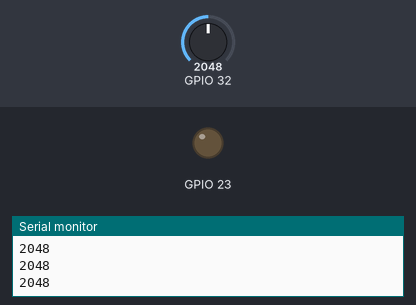
This sketch was run on a simulated ESP32. Parts: output pins drawn as LEDs (lit = HIGH), the last lines printed to the serial monitor. Inputs (shaded band) come from the test bench; at power-on: GPIO 32 = 2048.

Above: at 1.3 s.
1.4 s: GPIO 32 set to 2459
2.9 s: GPIO 32 set to 2562
At 3.9 s:
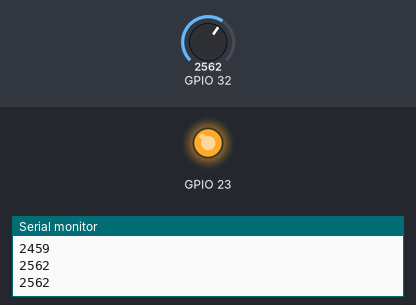
4.5 s: GPIO 32 set to 2460
At 5.1 s:
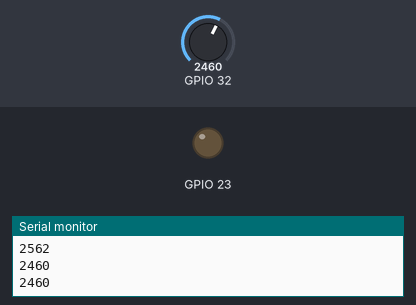
6.0 s: GPIO 32 set to 2540
At 7.5 s:
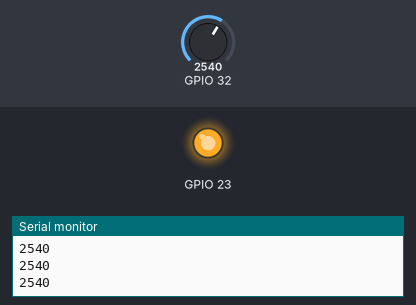
Timing chart, 0 to 8.5 s (numbered marks = the images above; inputs shaded):
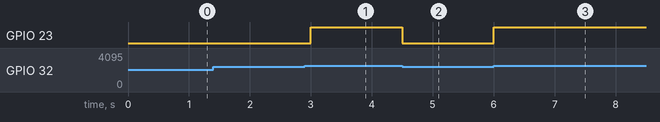

The sketch:

01_smart_plant_watering.ino
```cpp
void setup() {
  Serial.begin(115200);
  pinMode(23, OUTPUT);
}
void loop() {
  int soil = analogRead(32);
  Serial.println(soil);
  if (soil > 2500) {
    digitalWrite(23, HIGH);
  } else {
    digitalWrite(23, LOW);
  }
  delay(500);
}
```

Measured:
- the behaviour switches between 2500 and 2501 on GPIO 32 (found by bisection; images 0 and 1)
- after the input at 2.9 s, GPIO 23: LOW → HIGH after 0.10 s
- after the input at 4.5 s, GPIO 23: HIGH → LOW at once
- after the input at 6.0 s, GPIO 23: LOW → HIGH at once
